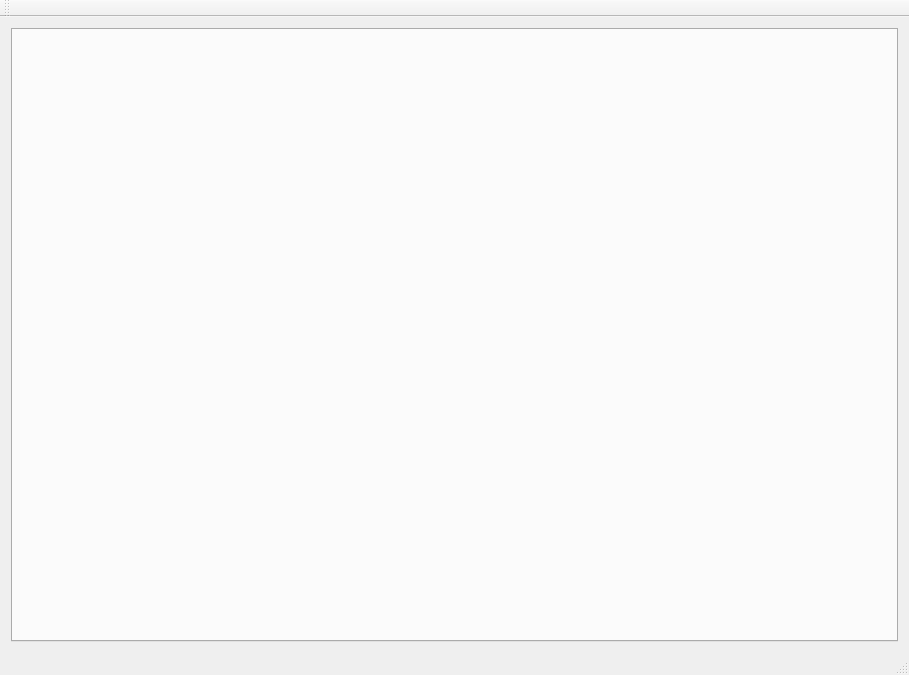
<?xml version="1.0" encoding="UTF-8"?>
<ui version="4.0">
 <class>WorldEditorClass</class>
 <widget class="QMainWindow" name="WorldEditorClass">
  <property name="geometry">
   <rect>
    <x>0</x>
    <y>0</y>
    <width>909</width>
    <height>675</height>
   </rect>
  </property>
  <property name="windowTitle">
   <string>WorldEditor</string>
  </property>
  <widget class="QWidget" name="centralWidget">
   <layout class="QHBoxLayout" name="horizontalLayout">
    <item>
     <widget class="QTabWidget" name="tabWidget">
      <property name="currentIndex">
       <number>-1</number>
      </property>
     </widget>
    </item>
   </layout>
  </widget>
  <widget class="QMenuBar" name="menuBar">
   <property name="geometry">
    <rect>
     <x>0</x>
     <y>0</y>
     <width>909</width>
     <height>26</height>
    </rect>
   </property>
  </widget>
  <widget class="QToolBar" name="mainToolBar">
   <attribute name="toolBarArea">
    <enum>TopToolBarArea</enum>
   </attribute>
   <attribute name="toolBarBreak">
    <bool>false</bool>
   </attribute>
  </widget>
  <widget class="QStatusBar" name="statusBar"/>
 </widget>
 <layoutdefault spacing="6" margin="11"/>
 <resources>
  <include location="WorldEditor.qrc"/>
 </resources>
 <connections/>
</ui>
